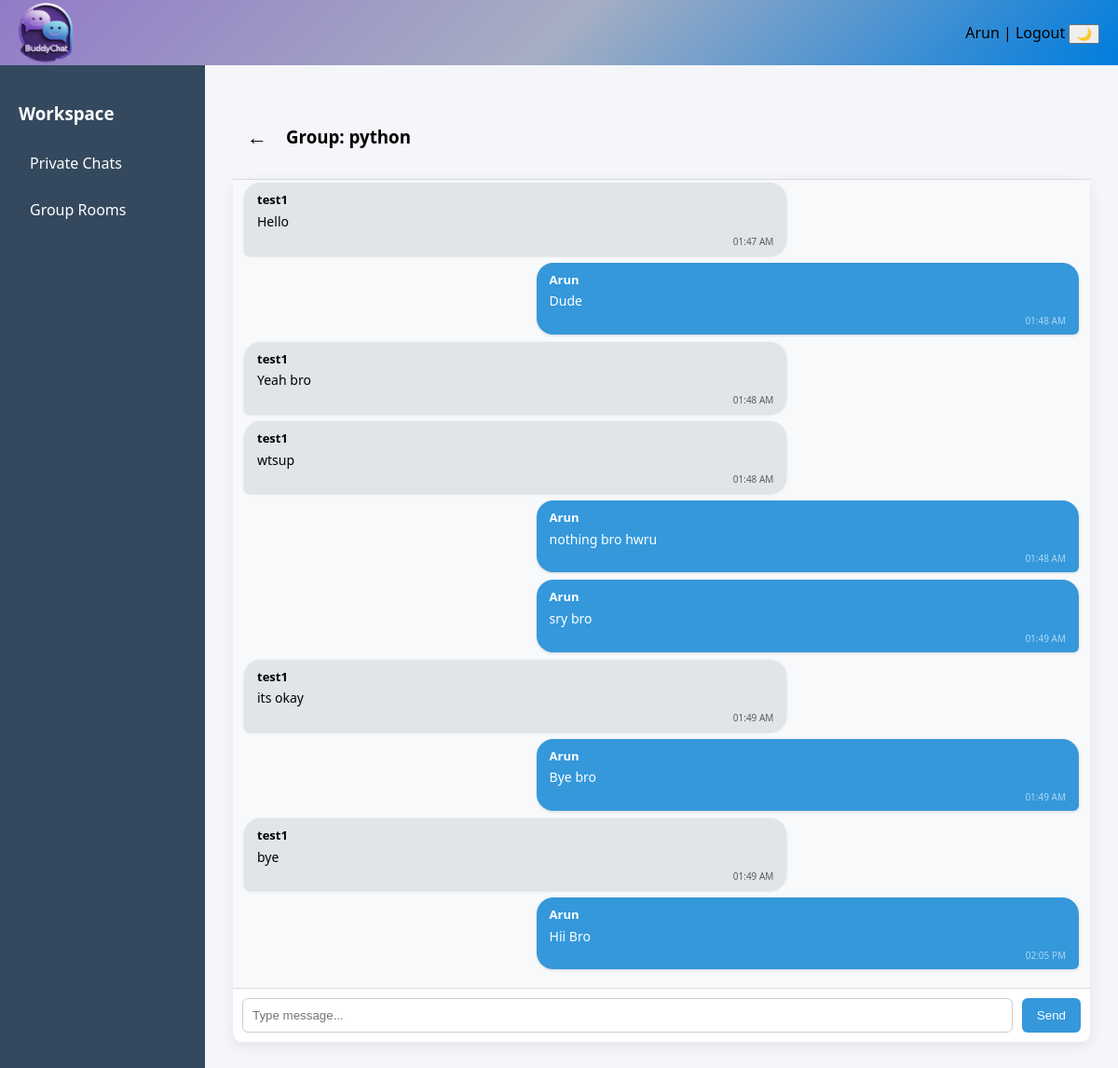
Page /chat/python/ (signed in) on the committed database.
### myapp/models.py (models this page shows, shortened)
class Room(models.Model):
    name = models.CharField(max_length=50,unique=True)
    created_by = models.ForeignKey(User, on_delete=models.CASCADE, null=True, blank=True)
    members = models.ManyToManyField(User, related_name="joined_rooms", blank=True)
    created_at = models.DateTimeField(auto_now_add=True)

class Message(models.Model):
    user = models.ForeignKey(User,on_delete=models.CASCADE)
    room = models.ForeignKey(Room,on_delete=models.CASCADE,related_name="messages")
    content = models.TextField()
    timestamp = models.DateTimeField(auto_now_add=True)

### myapp/views.py (the view, shortened to what this page needs)
# urls.py: path('chat/<str:room_name>/',views.room,name='chat_room'),
@login_required
def room(request, room_name):
    room = get_object_or_404(Room, name=room_name)
    messages = room.messages.order_by('timestamp')[:50]
    return render(
        request,
        'chat_room.html',
        {
            'room_name': room_name,
            'messages': messages
        }
    )

### myapp/templates/chat_room.html (shortened to what this page needs)
{% extends "base.html" %}
{% block content %}
<div class="chat-header">
    {% if room_name|slice:":8" == "private_" %}
        <a href="{% url 'user_list' %}" class="back-btn">←</a>
        <h3>Private Chat</h3>
    {% else %}
        <a href="{% url 'rooms' %}" class="back-btn">←</a>
        <h3>Group: {{ room_name }}</h3>
    {% endif %}
</div>
<div class="chat-container">
    <div id="chat-box" class="chat-box">
        {% for message in messages %}
        <div class="{% if message.user == request.user %}message sent{% else %}message received{% endif %}">
            <strong>{{ message.user.username }}</strong>
            <div class="message-text">
                {{ message.content }}
            </div>
            <div class="timestamp">
                {{ message.timestamp|date:"h:i A" }}
            </div>
        </div>
        {% endfor %}
    </div>
    <div class="chat-input">
        <input type="text" id="message-input" placeholder="Type message...">
        <button onclick="sendMessage()">Send</button>
    </div>
</div>
{% endblock %}

### myapp/templates/base.html (shortened to what this page needs)
{% load static %}
<!DOCTYPE html>
<html>
<head>
    <link rel="stylesheet" href="{% static 'myapp/style.css' %}">
</head>
<body>
<div class="top-header">
    <div class="app-title">
    <img src="{% static 'myapp/images/buddychat-logo.png' %}"
         alt="BuddyChat"
         class="app-logo">
</div>
    <div class="user-actions">
        {{ request.user.username }} |
        <a href="{% url 'logout' %}" class="logout-link">Logout</a>
        <button id="theme-toggle">🌙</button>
    </div>
</div>
<div class="layout">
    <div class="sidebar">
        <h3>Workspace</h3>
        <a href="{% url 'user_list' %}">Private Chats</a>
        <a href="{% url 'rooms' %}">Group Rooms</a>
    </div>
    <div class="content">
        {% block content %}{% endblock %}
    </div>
</div>
</body>
</html>

### myapp/static/myapp/style.css (style rules this page uses)
* { box-sizing:border-box; }
a { text-decoration:none; color:inherit; }
body { margin:0; font-family:'Segoe UI',Tahoma,Geneva,Verdana,sans-serif; background:#eef2f7; }
.app-title { display:flex; align-items:center; height:100%; }
.app-logo { height:65px; max-height:65px; width:auto; object-fit:contain; }
.top-header { height:70px; background: linear-gradient(135deg,#927bc7,#a6aec3,#007ddd); display:flex; align-items:center; justify-content:space-between; padding:0 20px; }
.app-title { font-size:20px; font-weight:600; }
.user-actions { color:black; font-weight:500; }
.logout-link { color:black; }
.layout { display:flex; min-height:calc(100vh - 60px); }
.sidebar { width:220px; background:#34495e; color:white; padding:20px; }
.sidebar h3 { margin-bottom:20px; }
.sidebar a { display:block; padding:10px 12px; border-radius:6px; margin-bottom:8px; transition:0.2s; }
.content { flex:1; padding:30px; background:#f4f6f9; }
.chat-container { background:white; border-radius:10px; display:flex; flex-direction:column; height:75vh; box-shadow:0 4px 15px rgba(0,0,0,0.08); }
.chat-header { padding:15px; border-bottom:1px solid #ddd; font-weight:600; }
.chat-box { flex:1; padding:12px; overflow-y:auto; background:#f7f9fb; }
.message { padding:8px 14px; margin-bottom:8px; border-radius:18px; max-width:65%; font-size:14px; line-height:1.4; word-wrap:break-word; box-shadow:0 1px 3px rgba(0,0,0,0.15); }
.message strong { font-size:13px; }
.message-text { margin-top:6px; }
.message div { margin-top:4px; }
.sent { background:#3498db; color:white; margin-left:auto; border-bottom-right-radius:6px; }
.received { background:#e1e4e8; color:black; margin-right:auto; border-bottom-left-radius:6px; }
.back-btn { font-size:22px; font-weight:bold; margin-right:10px; cursor:pointer; }
.chat-header { display:flex; align-items:center; gap:10px; }
.timestamp { font-size:10px; opacity:0.6; margin-top:4px; text-align:right; }
.chat-input { display:flex; padding:10px; border-top:1px solid #ddd; }
.chat-input input { flex:1; padding:10px; border-radius:6px; border:1px solid #ccc; }
.chat-input button { margin-left:10px; padding:10px 16px; border:none; border-radius:6px; background:#3498db; color:white; cursor:pointer; }

### rows in the picture
Room: name "python"
Message: user.username "test1", content "Hello", timestamp "01:47 AM"
Message: user.username "Arun", content "Dude", timestamp "01:48 AM"
Message: user.username "test1", content "Yeah bro", timestamp "01:48 AM"
Message: user.username "test1", content "wtsup", timestamp "01:48 AM"
Message: user.username "Arun", content "nothing bro hwru", timestamp "01:48 AM"
Message: user.username "Arun", content "sry bro", timestamp "01:49 AM"
Message: user.username "test1", content "its okay", timestamp "01:49 AM"
Message: user.username "Arun", content "Bye bro", timestamp "01:49 AM"
Message: user.username "test1", content "bye", timestamp "01:49 AM"
Message: user.username "Arun", content "Hii Bro", timestamp "02:05 PM"

### other values in the picture
{{ request.user.username }} "Arun"
